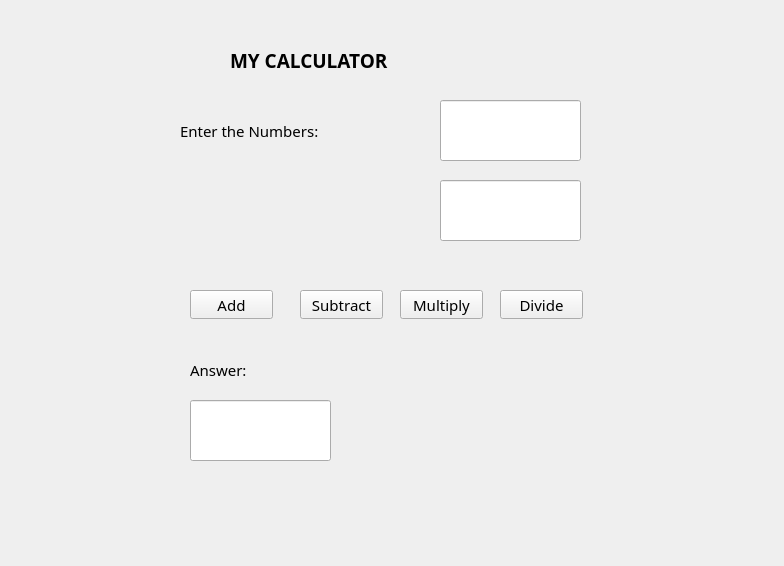
<?xml version="1.0" encoding="UTF-8"?>
<ui version="4.0">
 <class>MainWindow</class>
 <widget class="QMainWindow" name="MainWindow">
  <property name="geometry">
   <rect>
    <x>0</x>
    <y>0</y>
    <width>784</width>
    <height>566</height>
   </rect>
  </property>
  <property name="windowTitle">
   <string>MainWindow</string>
  </property>
  <widget class="QWidget" name="centralwidget">
   <widget class="QLabel" name="label">
    <property name="geometry">
     <rect>
      <x>230</x>
      <y>20</y>
      <width>201</width>
      <height>81</height>
     </rect>
    </property>
    <property name="font">
     <font>
      <family>Crake Test</family>
      <pointsize>14</pointsize>
      <bold>true</bold>
     </font>
    </property>
    <property name="text">
     <string>MY CALCULATOR</string>
    </property>
   </widget>
   <widget class="QLineEdit" name="txtfirstnum">
    <property name="geometry">
     <rect>
      <x>440</x>
      <y>100</y>
      <width>141</width>
      <height>61</height>
     </rect>
    </property>
   </widget>
   <widget class="QLineEdit" name="secondnum">
    <property name="geometry">
     <rect>
      <x>440</x>
      <y>180</y>
      <width>141</width>
      <height>61</height>
     </rect>
    </property>
   </widget>
   <widget class="QLabel" name="label_2">
    <property name="geometry">
     <rect>
      <x>180</x>
      <y>110</y>
      <width>181</width>
      <height>41</height>
     </rect>
    </property>
    <property name="font">
     <font>
      <family>Glacial Indifference</family>
      <pointsize>11</pointsize>
     </font>
    </property>
    <property name="text">
     <string>Enter the Numbers:</string>
    </property>
   </widget>
   <widget class="QPushButton" name="addButton">
    <property name="geometry">
     <rect>
      <x>190</x>
      <y>290</y>
      <width>83</width>
      <height>29</height>
     </rect>
    </property>
    <property name="font">
     <font>
      <family>Glacial Indifference</family>
      <pointsize>11</pointsize>
     </font>
    </property>
    <property name="autoFillBackground">
     <bool>true</bool>
    </property>
    <property name="text">
     <string>Add</string>
    </property>
    <property name="autoDefault">
     <bool>false</bool>
    </property>
   </widget>
   <widget class="QPushButton" name="divideButton_2">
    <property name="geometry">
     <rect>
      <x>500</x>
      <y>290</y>
      <width>83</width>
      <height>29</height>
     </rect>
    </property>
    <property name="font">
     <font>
      <family>Glacial Indifference</family>
      <pointsize>11</pointsize>
     </font>
    </property>
    <property name="autoFillBackground">
     <bool>true</bool>
    </property>
    <property name="text">
     <string>Divide</string>
    </property>
    <property name="autoDefault">
     <bool>false</bool>
    </property>
   </widget>
   <widget class="QPushButton" name="multiplyButton_3">
    <property name="geometry">
     <rect>
      <x>400</x>
      <y>290</y>
      <width>83</width>
      <height>29</height>
     </rect>
    </property>
    <property name="font">
     <font>
      <family>Glacial Indifference</family>
      <pointsize>11</pointsize>
     </font>
    </property>
    <property name="autoFillBackground">
     <bool>true</bool>
    </property>
    <property name="text">
     <string>Multiply</string>
    </property>
    <property name="autoDefault">
     <bool>false</bool>
    </property>
   </widget>
   <widget class="QPushButton" name="pushButton_4">
    <property name="geometry">
     <rect>
      <x>300</x>
      <y>290</y>
      <width>83</width>
      <height>29</height>
     </rect>
    </property>
    <property name="font">
     <font>
      <family>Glacial Indifference</family>
      <pointsize>11</pointsize>
     </font>
    </property>
    <property name="autoFillBackground">
     <bool>true</bool>
    </property>
    <property name="text">
     <string>Subtract</string>
    </property>
    <property name="autoDefault">
     <bool>false</bool>
    </property>
   </widget>
   <widget class="QLabel" name="label_3">
    <property name="geometry">
     <rect>
      <x>190</x>
      <y>360</y>
      <width>63</width>
      <height>20</height>
     </rect>
    </property>
    <property name="font">
     <font>
      <family>Glacial Indifference</family>
      <pointsize>11</pointsize>
     </font>
    </property>
    <property name="text">
     <string>Answer:</string>
    </property>
   </widget>
   <widget class="QLineEdit" name="answerbox">
    <property name="geometry">
     <rect>
      <x>190</x>
      <y>400</y>
      <width>141</width>
      <height>61</height>
     </rect>
    </property>
    <property name="readOnly">
     <bool>true</bool>
    </property>
   </widget>
  </widget>
 </widget>
 <resources/>
 <connections/>
</ui>
